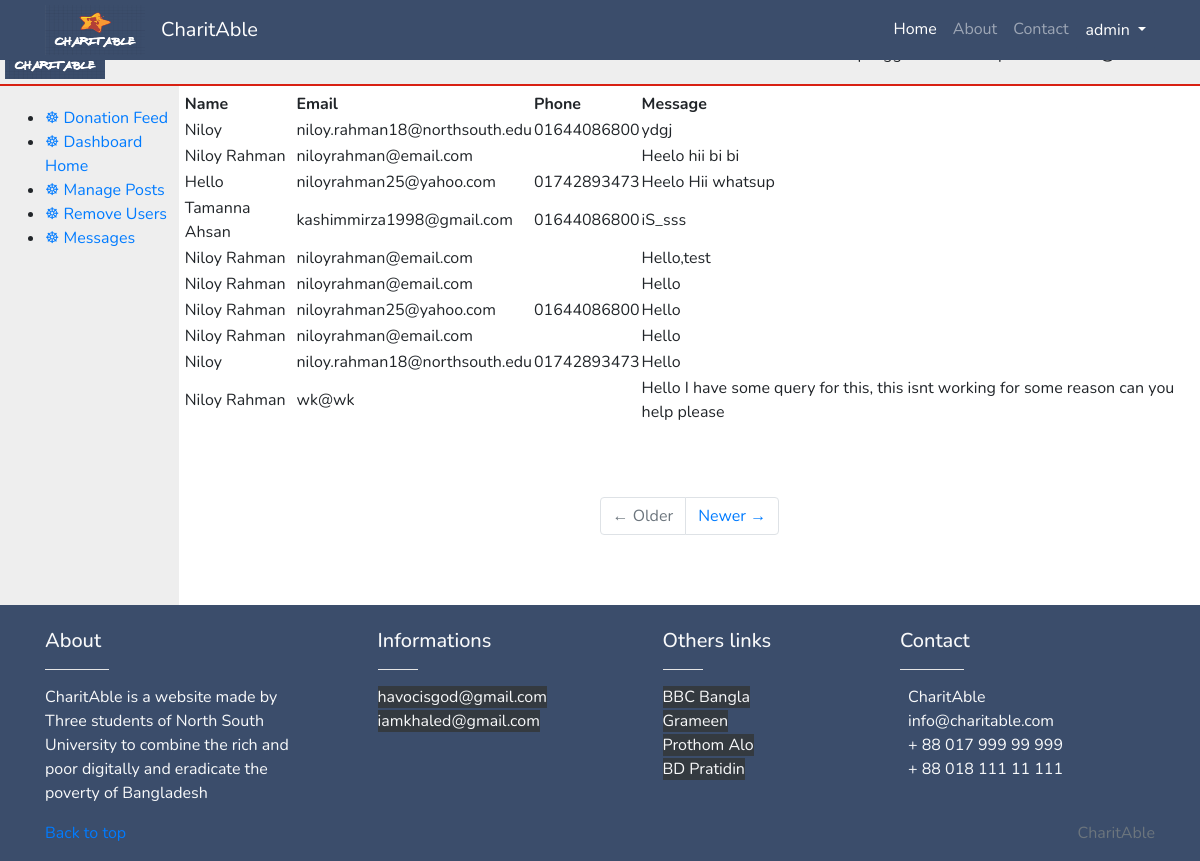
Screenshot of /311/admin/adminmessages.php (signed in) with the database file from the repository.
### tables this page shows
CREATE TABLE `messages` (
  `m_id` int(11) NOT NULL,
  `mname` varchar(100) NOT NULL,
  `memail` varchar(100) NOT NULL,
  `mphone` varchar(100) DEFAULT NULL,
  `mmsg` text NOT NULL
);

### 311/admin/adminmessages.php (the view, shortened to what this page needs)
<!DOCTYPE html>
<html lang="en">
<head>
    <link href="../vendor/bootstrap/css/bootstrap.min.css" rel="stylesheet">
    <link rel="stylesheet" href="index.css">
    <link rel = "stylesheet" href = "../sc_head_foot/header.css">
    <link rel = "stylesheet" href = "../sc_head_foot/footer.css">
<?php require('../sc_head_foot/header.php'); ?>
</head>
<body>
    <br>
    	<table width="100%" cellpadding="5">
		<tr bgcolor="#eee" style="border-bottom: 2px solid #D82012;">
<td>
    <a href="./"><img src="../logo.png" alt="Logo" width="100" height="50" align="left" title="logo"></a><br>
</td>
<td colspan="" align="right">
    Welcome <strong><?= $_SESSION['fname'] ?>!</strong> |
    Logged as: <strong><?= $_SESSION['userId'] ?></strong> | Email: <strong><?= $_SESSION['email'] ?></strong>
</td>
</tr> <?php
include('../scripts/connect-to-database.php');
if( isset($_GET['value'])){
                    $i = $_GET['value'];
                    $init = $i*5;
                    $sql = "SELECT * FROM test.messages ORDER BY (m_id) desc LIMIT $init,10";
                    if($_GET['value'] != 0){
                    $start = false;
                    } else $start = true;
                }
                else {
                    $i = 0;
                    $sql = "SELECT * FROM test.messages ORDER BY (m_id) desc LIMIT 0,10;";
                    $start = true;
                }
                $res1 = mysqli_query($link,$sql);
             ?>
<tr>
<td width="14%" height="" bgcolor="#eee" valign="top">
    <nav>
        <ul>
            <li><a href="../index.php" style="margin-top:15px;display: block;" target="_blank"><span class="red">&#9784</span> Donation Feed</a></li>
            <li><a href="admin-dashboard.php"><span class="red">&#9784</span> Dashboard Home</a></li>
            <li><a href="adminposts.php"><span class="red">&#9784</span> Manage Posts</a></li>
            <li><a href="adminremove.php"><span class="red">&#9784</span> Remove Users</a></li>
            <li><a href="adminmessages.php"><span class="red">&#9784</span> Messages</a></li>
        </ul>
    </nav>
</td>
<td width="80%" height="520" valign="top" bgcolor="#fff" >
<?php
if(mysqli_num_rows($res1) > 0){
    ?>
            <table width = "100%" height = "100">
            <tr>
                <?php
            echo "<th>Name</th>";
            echo "<th>Email</th>";
            echo "<th>Phone</th>";
            echo "<th>Message</th>";
            echo "</tr>";
            while($row = mysqli_fetch_array($res1)){
                echo "<tr>";
                echo "<td>" . $row['mname'] . "</td>";
                echo "<td>" . $row['memail'] . "</td>";
                echo "<td>" . $row['mphone'] . "</td>";
                echo "<td>" . $row['mmsg'] . "</td>";
                echo "</tr>";
                }
                echo "</table>";
                }
?>
<br>
<br>
<br>
<ul class="pagination justify-content-center mb-4">
                    <?php
                    if($start == true){
                    echo '<li class="page-item disabled">
                    <a class="page-link" href="#">&larr; Older</a>
                </li>';
            }
                else  {
                  echo '<li class="page-item">
                        <a class="page-link" href="../scripts/old-page-admin.php?value='.$i.'">&larr; Older</a>
                    </li>';
                }
                    ?>
                    <li class="page-item">
                       <?php
                       echo '<a class="page-link" href="../scripts/new-page-admin.php?value='.$i.'">Newer &rarr;</a>'; ?>
                    </li>
                </ul>
</td>
</tr>
</table>
</body>
<?php require ('../sc_head_foot/footer.php'); ?>
</html>

### 311/sc_head_foot/header.php (shortened to what this page needs)
<!DOCTYPE html>
<html lang="en">
<head> <link rel ="stylesheet" type = "text/css" href= "sc_head_foot/header.css"></head>
        <nav class="navbar navbar-expand-lg navbar-dark fixed-top">
        <div class="container">
        <a class="navbar-brand" href="index.php">
          <img src="logo.png" alt="" width = "100" height="50">
        </a>
            <a class="navbar-brand" href="index.php">CharitAble</a>
            <div class="collapse navbar-collapse" id="navbarResponsive">
                <ul class="navbar-nav ml-auto">
                    <li class="nav-item active">
                        <a class="nav-link" href="index.php">Home
                        </a>
                    </li>
                    <li class="nav-item">
                        <a class="nav-link" href="about.php">About</a>
                    </li>
                    <li class="nav-item">
                        <a class="nav-link" href="Contact.php">Contact</a>
                    </li>
                    <?php
                      if(isset($_SESSION['userId'])){
                        $redirect_profile =$_SESSION['un_id'];
                        $redirect_profile_url = "profile.php?usid=".$redirect_profile;
                        echo '<li class =  "nav-item">
                        <div class="dropdown show">
                        <a class="nav-link btn dropdown-toggle" href="#" role="button" id="dropdownMenuLink" data-toggle="dropdown" aria-haspopup="true" aria-expanded="false">
                          '.$_SESSION['userId'].'
                        </a>
                        <div class="dropdown-menu" aria-labelledby="dropdownMenuLink">
                          <a class="dropdown-item" href="post.php">Create a new Post</a>
                          <a class="dropdown-item" href="'.$redirect_profile_url.'">Profile</a>';
                        echo '</div>
                       </div>
                        </li>';
                      }
                      else {
                         echo '<li class="nav-item"><a class="nav-link" href="Signin.php">Sign In</a></li>';
                         echo '<li class="nav-item"><a class="nav-link" href="Signup.php">Sign Up</a></li>';
                      }
                    ?>
                </ul>
            </div>
        </div>
    </nav>

### 311/sc_head_foot/footer.php
<DOCTYPE html>
    <html>
<head> <link rel = "stylesheet" type ="text/css" href="footer.css"> </head>
<footer class = "text-light">
<div class="container">
            <div class="row">
                <div class="col-md-3 col-lg-4 col-xl-3">
                    <br>
                    <h5>About</h5>
                    <hr class="bg-white mb-2 mt-0 d-inline-block mx-auto w-25">
                    <p class="mb-0">
                        CharitAble is a website made by Three students of North South University to combine the rich and poor digitally and eradicate the poverty of Bangladesh
                    </p>
                </div>
                <div class="col-md-2 col-lg-2 col-xl-2 mx-auto">
                    <br>
                    <h5>Informations</h5>
                    <hr class="bg-white mb-2 mt-0 d-inline-block mx-auto w-25">
                    <ul class="list-unstyled">
                        <li><a href="#" class="text-light bg-dark">havocisgod@gmail.com</a></li>
                        <li><a href="#" class="text-light bg-dark">iamkhaled@gmail.com</a></li>
                    </ul>
                </div>
                <div class="col-md-3 col-lg-2 col-xl-2 mx-auto">
                    <br>
                    <h5>Others links</h5>
                    <hr class="bg-white mb-2 mt-0 d-inline-block mx-auto w-25">
                    <ul class="list-unstyled">
                        <li><a href="https://www.bbc.com/bengali/radio" class="text-light bg-dark">
                                BBC Bangla</a></li>
                        <li><a href="http://www.grameen.com/" class="text-light bg-dark">Grameen</a></li>
                        <li><a href="https://www.prothomalo.com/" class="text-light bg-dark">Prothom Alo</a></li>
                        <li><a href="https://www.bd-pratidin.com/" class="text-light bg-dark">BD Pratidin</a></li>
                    </ul>
                </div>
                <div class="col-md-4 col-lg-3 col-xl-3">
                    <br>
                    <h5>Contact</h5>
                    <hr class="bg-white mb-2 mt-0 d-inline-block mx-auto w-25">
                    <ul class="list-unstyled">
                        <li><i class="fa fa-home mr-2"></i> CharitAble</li>
                        <li><i class="fa fa-envelope mr-2"></i> info@charitable.com</li>
                        <li><i class="fa fa-phone mr-2"></i> + 88 017 999 99 999</li>
                        <li><i class="fa fa-print mr-2"></i> + 88 018 111 11 111</li>
                    </ul>
                </div>
                <div class="col-12 copyright mt-3">
                    <p class="float-left">
                        <a href="#">Back to top</a>
                    </p>
                    <p class="text-right text-muted">CharitAble <i class="fa fa-heart"></i>
                </div>
            </div>
        </div>
</footer>
        </html>

### 311/index.css (style rules this page uses)
.navbar { background-color: #3b4d6b !important; height: 60px; }
body { font-family: "Nunito", sans-serif !important; }
.btn { background-color: #3b4d6b; }
footer { background-color: #3b4d6b !important; }
* { box-sizing: border-box; }

### 311/sc_head_foot/header.css (style rules this page uses)
.navbar { background-color: #3b4d6b !important; height: 60px; }
.navbar .btn { background-color: #3b4d6b !important; }

### 311/sc_head_foot/footer.css (style rules this page uses)
footer { background-color: #3b4d6b !important; }

### rows the page displays
messages: mname "Niloy", memail "niloy.rahman18@northsouth.edu", mphone "01644086800", mmsg "ydgj"
messages: mname "Niloy Rahman", memail "niloyrahman@email.com", mmsg "Heelo hii bi bi"
messages: mname "Hello", memail "niloyrahman25@yahoo.com", mphone "01742893473", mmsg "Heelo Hii whatsup"
messages: mname "Tamanna Ahsan", memail "kashimmirza1998@gmail.com", mphone "01644086800", mmsg "iS_sss"
messages: mname "Niloy Rahman", memail "niloyrahman@email.com", mmsg "Hello,test"
messages: mname "Niloy Rahman", memail "niloyrahman@email.com", mmsg "Hello"
messages: mname "Niloy Rahman", memail "niloyrahman25@yahoo.com", mphone "01644086800", mmsg "Hello"
messages: mname "Niloy Rahman", memail "niloyrahman@email.com", mmsg "Hello"
messages: mname "Niloy", memail "niloy.rahman18@northsouth.edu", mphone "01742893473", mmsg "Hello"
messages: mname "Niloy Rahman", memail "wk@wk", mmsg "Hello I have some query for this, this isnt working for some reason can you help please"

### other values shown
$_SESSION['userId'] "admin"
